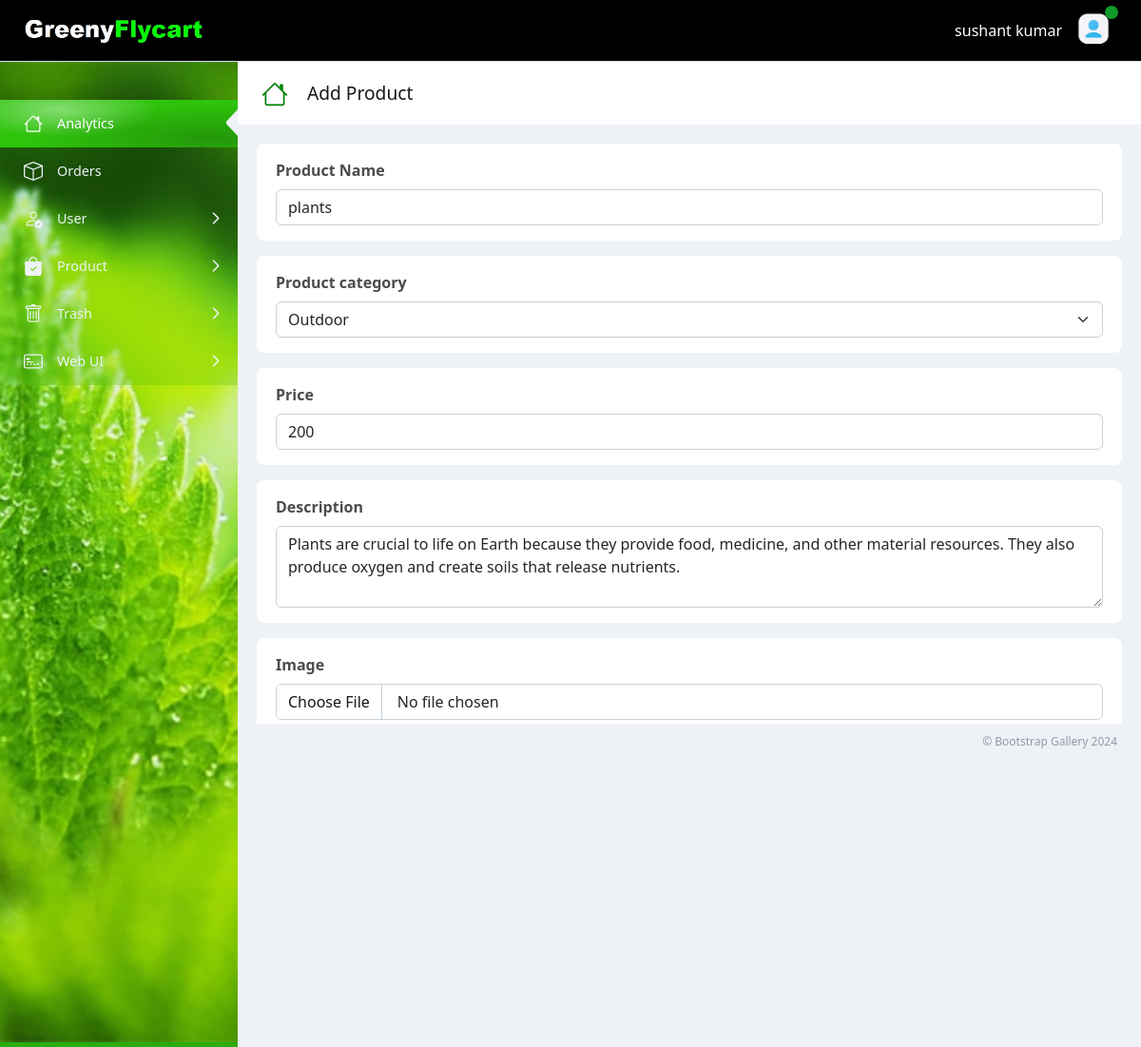
Page /admin_panel/update-product.php?id=16 (signed in) on the committed database.
### tables this page shows
CREATE TABLE `product` (
  `id` int(11) NOT NULL,
  `p_name` varchar(50) NOT NULL,
  `p_cat` varchar(50) NOT NULL,
  `p_description` varchar(500) NOT NULL,
  `p_img` varchar(100) NOT NULL,
  `p_price` int(11) NOT NULL,
  `action` int(10) NOT NULL DEFAULT 1
);

### admin_panel/update-product.php (the view, shortened to what this page needs)
<!DOCTYPE html>
  <div class="page-wrapper">
    <div><?php include("header.php"); ?></div>
    <div class="main-container">
     <div> <?php include("side_bar.php"); ?></div>
      <div class="content-wrapper-scroll">
        <div class="main-header d-flex align-items-center justify-content-between position-relative">
          <div class="d-flex align-items-center justify-content-center">
            <div class="page-icon">
              <i class="bi bi-house" style="color:green;"></i>
            </div>
            <div class="page-title d-none d-md-block" >
              <h5>Add Product</h5>
            </div>
          </div>
        </div>
        <div class="content-wrapper">
            <?php
              include('config.php');
              $id=$_GET['id'];
              $sql ="SELECT * FROM product WHERE id = '{$id}' ";
              $r = mysqli_query($con,$sql);
              if(mysqli_num_rows($r)){
              while($row= mysqli_fetch_assoc($r))
              {
            ?>
                <div class="row gx-3">
                  <div class="col-sm-12 col-12">
                    <div class="card">
                      <div class="card-body">
                        <div class="m-0">
                          <label class="form-label">Product Name</label>
                          <input type="text" id="name" class="form-control" placeholder="Enter"
                            fdprocessedid="2rwy1k" value="<?php echo $row['p_name'] ?>" />
                        </div>
                      </div>
                    </div>
                  </div>
                  <div class="col-lg-12 col-sm-12 col-12">
                    <div class="card">
                      <div class="card-body">
                        <div class="m-0">
                          <label class="form-label">Product category</label>
                          <select class="form-select" aria-label="Default select example" id="type"
                            fdprocessedid="vr3qzx" >
                            <option selected=""><?php echo $row['p_cat'] ?></option>
                          </select>
                        </div>
                      </div>
                    </div>
                  </div>
                  <div class="col-sm-12 col-12">
                    <div class="card">
                      <div class="card-body">
                        <div class="m-0">
                          <label class="form-label">Price</label>
                          <input type="text" id="price" class="form-control" placeholder="Enter price"
                            fdprocessedid="2rwy1k" value="<?php echo $row['p_price'] ?>" />
                        </div>
                      </div>
                    </div>
                  </div>
                  <div class="col-sm-12 col-12">
                    <div class="card">
                      <div class="card-body">
                        <div class="m-0">
                          <label class="form-label">Description</label>
                          <textarea id="des" class="form-control" rows="3"><?php echo ($row['p_description']); ?></textarea>
                        </div>
                      </div>
                    </div>
                  </div>
        <div class="col-sm-12">
          <div class="card">
            <div class="card-body">
              <label class="form-label">Image</label>
              <input type="file" id="img" class="form-control" />
              <br>
            </div>
          </div>
        </div>
                </div>
                <?php
              }}
                ?>
              </div>
      </div>
      <div class="app-footer">
        <span>© Bootstrap Gallery 2024</span>
      </div>
    </div>
  </div>
</body>
</html>

### rows in the picture
product: p_name "plants", p_cat "Outdoor", p_price "200", p_description "Plants are crucial to life on Earth because they provide food, medicine, and other material resources. They also produce oxygen and create soils that release nutrients."

### other values in the picture
$_SESSION['fullname'] "sushant kumar"
